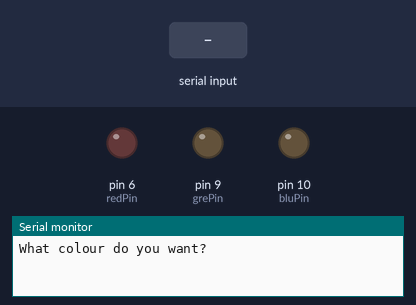
The sketch below on a simulated Arduino Uno, built with avr-gcc and run on an emulated ATmega328P. Shown: output pins drawn as LEDs (lit = HIGH), the last lines printed to the serial monitor. The inputs (shaded band) are chosen by the test bench.

Above: at 1.2 s.
1.3 s: "red" received over Serial
At 3.4 s:
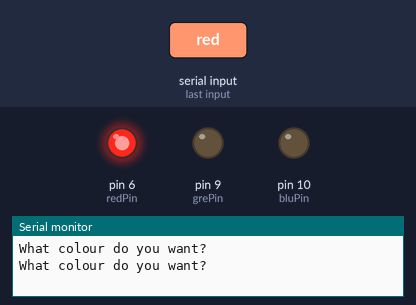
3.8 s: "green" received over Serial
At 5.3 s:
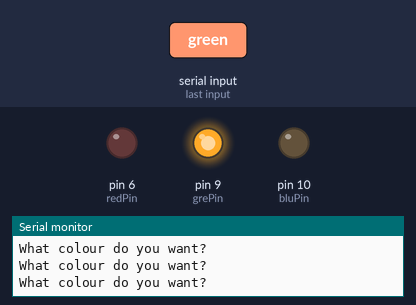
6.3 s: "blue" received over Serial
At 8.4 s:
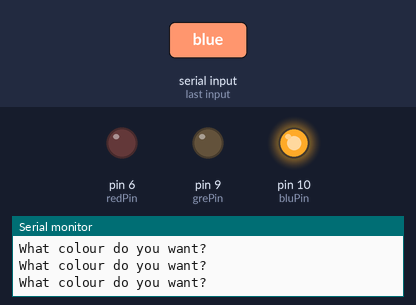
8.8 s: "cyan" received over Serial
At 10.3 s:
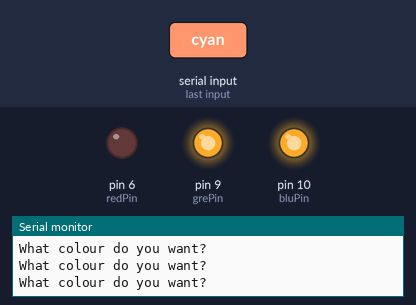
11.3 s: "magenta" received over Serial
At 13.5 s:
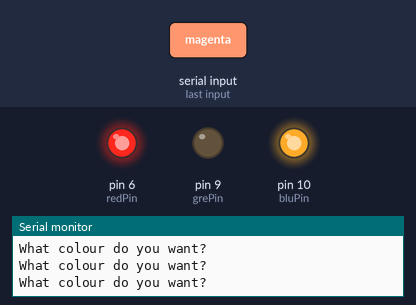
13.8 s: "yellow" received over Serial
At 15.4 s:
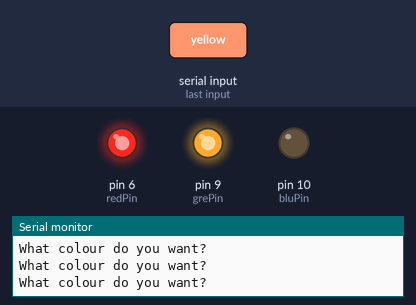
Timing chart, 0 to 16.9 s (numbered marks = the images above; inputs shaded):
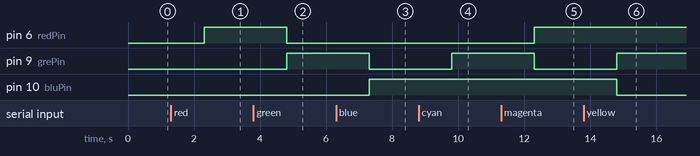

The sketch:

20-RGB-LEDs.ino
```cpp
/**
 * Homework 20 — RGB LEDs

Create a user input to choose the colour for an LED.

 */
// red, green, blue, cyan, magenta, yel0, orange, pink, off

int redPin = 6;
int grePin = 9;
int bluPin = 10;

String myColour;
String msg = "What colour do you want?";

void setup() {
  pinMode(redPin,OUTPUT);
  pinMode(grePin,OUTPUT);
  pinMode(bluPin,OUTPUT);
  Serial.begin(9600);
}

void loop() {
  Serial.println(msg);
  while(Serial.available() == 0){

  }
  myColour = Serial.readString();


  if(myColour == "red"){
    analogWrite(redPin,255);
    analogWrite(grePin,0);
    analogWrite(bluPin,0);
  } else if(myColour == "green"){
    analogWrite(redPin,0);
    analogWrite(grePin,255);
    analogWrite(bluPin,0);
  } else if(myColour == "blue"){
    analogWrite(redPin,0);
    analogWrite(grePin,0);
    analogWrite(bluPin,255);
  } else if(myColour == "off"){
    analogWrite(redPin,0);
    analogWrite(grePin,0);
    analogWrite(bluPin,0);
  } else if(myColour == "cyan"){
    analogWrite(redPin,0);
    analogWrite(grePin,255);
    analogWrite(bluPin,255);
  } else if(myColour == "magenta"){
    analogWrite(redPin,255);
    analogWrite(grePin,0);
    analogWrite(bluPin,255);
  } else if(myColour == "yellow"){
    analogWrite(redPin,255);
    analogWrite(grePin,255);
    analogWrite(bluPin,0);
  } else if(myColour == "white"){
    analogWrite(redPin,255);
    analogWrite(grePin,255);
    analogWrite(bluPin,255);
  } else if(myColour == "pink"){
    analogWrite(redPin,235);
    analogWrite(grePin,40);
    analogWrite(bluPin,40);
  } else if(myColour == "orange"){
    analogWrite(redPin,235);
    analogWrite(grePin,30);
    analogWrite(bluPin,0);
  }else{
    analogWrite(redPin,255);
    analogWrite(grePin,0);
    analogWrite(bluPin,0);
    delay(350);
    analogWrite(redPin,0);
    delay(350);
    analogWrite(redPin,255);
    delay(350);
    analogWrite(redPin,0);
    delay(350);
    analogWrite(redPin,255);
    delay(350);
    analogWrite(redPin,0);
  }
}
```

Measured:
- after the input at 1.3 s, pin 6 (redPin): LOW → HIGH after 1.0 s
- after the input at 3.8 s, pin 6 (redPin): HIGH → LOW after 1.0 s; pin 9 (grePin): LOW → HIGH after 1.0 s
- after the input at 6.3 s, pin 9 (grePin): HIGH → LOW after 1.0 s; pin 10 (bluPin): LOW → HIGH after 1.0 s
- after the input at 8.8 s, pin 9 (grePin): LOW → HIGH after 1.0 s
- after the input at 11.3 s, pin 6 (redPin): LOW → HIGH after 1.0 s; pin 9 (grePin): HIGH → LOW after 1.0 s
- after the input at 13.8 s, pin 9 (grePin): LOW → HIGH after 1.0 s; pin 10 (bluPin): HIGH → LOW after 1.0 s
